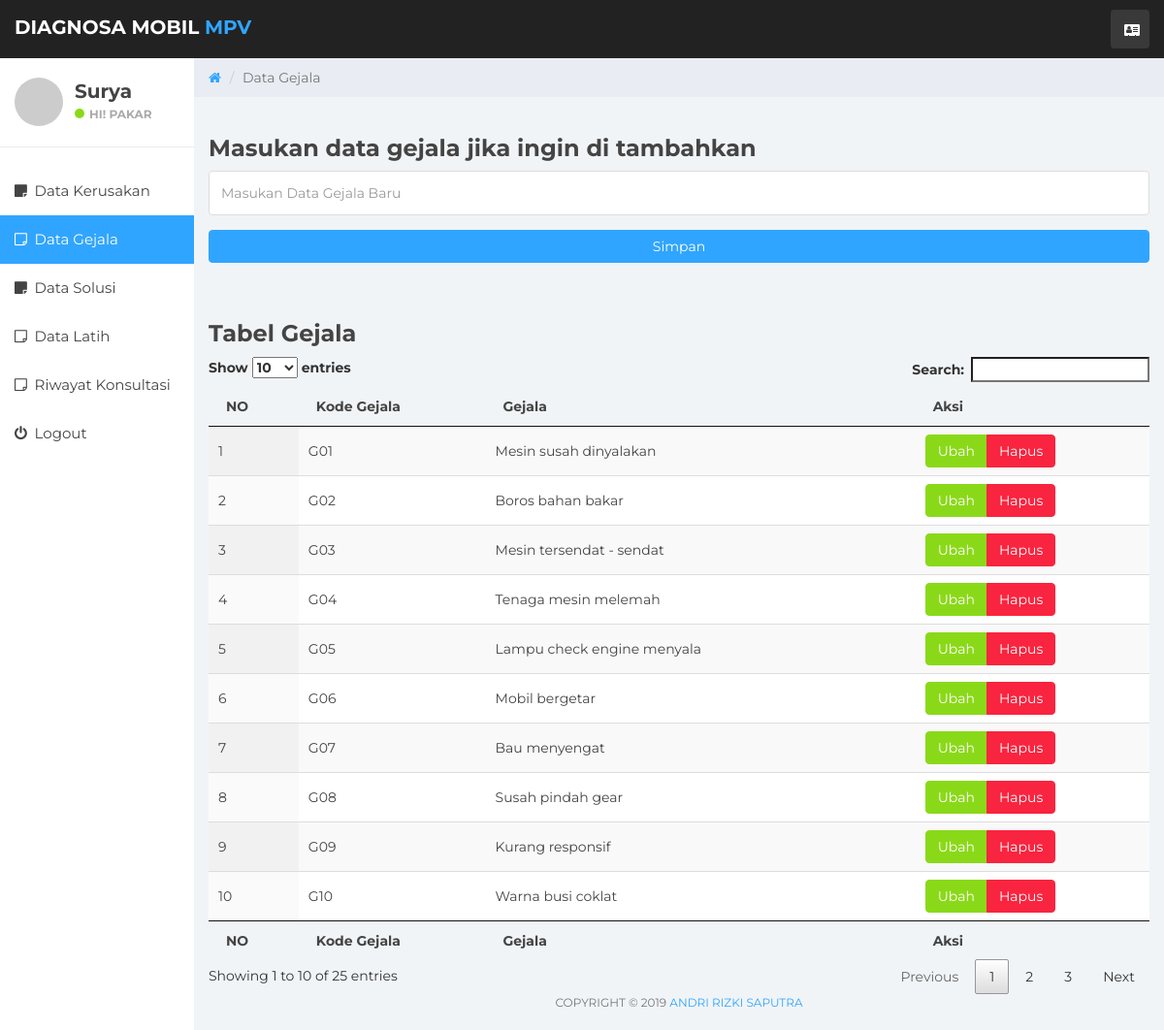
The page /pakar/data_gejala.php (signed in) on the database its author committed.
### tables this page shows
CREATE TABLE `gejala` (
  `no` int(5) NOT NULL,
  `kode_g` varchar(10) NOT NULL,
  `gejala` text NOT NULL
);

### proses/koneksi.php (called while the page is built, shortened)
<?php
class Database
{
	var $host = "localhost";
	var $uname = "root";
	var $pass = "";
	var $db = "db_kerusakan";
	function __construct()
	{
		$this->db = mysqli_connect($this->host, $this->uname, $this->pass, $this->db);
	}
	public function tampil_konsultasi()
	{
		$query = mysqli_query($this->db, "SELECT * FROM gejala");
		$data = array();
		while ($x = mysqli_fetch_array($query)) {
			$data[] = $x;
		}
		return $data;
	}
}
  ?>

### pakar/data_gejala.php (the view, shortened to what this page needs)
<?php
if (empty($_SESSION['username']) || $_SESSION['status'] == '1' || $_SESSION['status'] == '3'){
    echo "<script>alert('Login terlebih dahulu.'); window.location = '../index.php'</script>";
}else
require '../proses/koneksi.php';
$db = new Database();
$gejala = $db->tampil_konsultasi();
 ?>
<!DOCTYPE html>
<html>
<head>
  <link href="../tampilan/css/bootstrap.min.css" rel="stylesheet">
  <link href="../tampilan/css/font-awesome.min.css" rel="stylesheet">
  <link href="../tampilan/css/datepicker3.css" rel="stylesheet">
  <link href="../tampilan/css/styles.css" rel="stylesheet">
  <link href="../tampilan/tables/jquery.dataTables.min.css" rel="stylesheet">
</head>
<body>
<nav class="navbar navbar-custom navbar-fixed-top" role="navigation">
    <div class="container-fluid">
      <div class="navbar-header">
        <a class="navbar-brand" href="#"><b>Diagnosa Mobil <span>MPV</span></a></b>
        <ul class="nav navbar-top-links navbar-right">
          <li class="dropdown">
            <a class="dropdown-toggle count-info" href="profil.php"><em class="fa fa-address-card"></em></a>
          </li>
        </ul>
      </div>
    </div>
  </nav>
  <div id="sidebar-collapse" class="col-sm-3 col-lg-2 sidebar">
    <div class="profile-sidebar">
      <div class="profile-userpic">
        <img src="http://placehold.it/50/30a5ff/fff" class="img-responsive" alt="">
      </div>
      <div class="profile-usertitle">
        <div class="profile-usertitle-name"><b><?php echo $_SESSION['nama']; ?></b></div>
        <div class="profile-usertitle-status"><span class="indicator label-success"></span><b>HI! Pakar</b></div>
      </div>
    </div>
    <ul class="nav menu">
      <li><a href="data_kerusakan.php"><em class="fa fa-sticky-note">&nbsp;</em> Data Kerusakan</a></li>
      <li class="active"><a href="data_gejala.php"><em class="fa fa-sticky-note-o">&nbsp;</em> Data Gejala</a></li>
      <li><a href="data_solusi.php"><em class="fa fa-sticky-note">&nbsp;</em> Data Solusi</a></li>
      <li><a href="data_latih.php"><em class="fa fa-sticky-note-o">&nbsp;</em> Data Latih</a></li>
      <li><a href="riwayat_kerusakan_pengguna.php"><em class="fa fa-sticky-note-o">&nbsp;</em> Riwayat Konsultasi</a></li>
      <li><a href="../proses/proses.php?&logout"><em class="fa fa-power-off">&nbsp;</em> Logout</a></li>
    </ul>
  </div>
  <div class="col-sm-9 col-sm-offset-3 col-lg-10 col-lg-offset-2 main">
    <div class="row">
      <ol class="breadcrumb">
        <li><a href="http://localhost/sistem_pakar/pakar/data.php">
          <em class="fa fa-home"></em>
        </a></li>
        <li class="active">Data Gejala</li>
      </ol>
    </div>
    <div>
        <br>
        <h3><b>Masukan data gejala jika ingin di tambahkan</b></h3>
        <form method="post" action="../proses/proses.php">
        <div class="form-group">
          <input class="form-control" type="text" name="gejala" placeholder="Masukan Data Gejala Baru">
        </div>
        <button class="btn btn-primary btn-block" name="simpan_gejala">Simpan</button>
        <br><br>
        <h3><b>Tabel Gejala</b></h3>
        <table id="gejala" class="display nowrap" style="width:100%">
        <thead>
          <tr>
            <th>NO</th>
            <th>Kode Gejala</th>
            <th>Gejala</th>
            <th>Aksi</th>
          </tr>
        </thead>
        <tbody>
          <?php $i = 1;
          foreach ($gejala as $key => $value) {?>
            <tr>
              <td><?php echo $i; ?></td>
              <td><?php echo $value['kode_g']; ?></td>
              <td><?php echo $value['gejala']; ?></td>
              <td>
                <div class="btn-group">
                  <a  class="btn btn-success" href="edit/edit_gejala.php?no=<?php echo $value['kode_g'] ?>">Ubah</a>
                  <a class="btn btn-danger" href="../proses/proses.php?no=<?php echo $value['kode_g'] ?>&hapus_gejala">Hapus</a>
                </div>
              </td>
            </tr>
          <?php $i++;} ?>
        </tbody>
        <tfoot>
          <tr>
            <th>NO</th>
            <th>Kode Gejala</th>
            <th>Gejala</th>
            <th>Aksi</th>
          </tr>
        </tfoot>
        </table>
        </form>
    </div>
    <div class="col-sm-12">
        <p class="back-link">Copyright © 2019 <a href="http://localhost/sistem_pakar/pakar/data_kerusakan.php">Andri Rizki Saputra</a></p>
    </div>
  </div>
</body>
</html>

### tampilan/css/styles.css (style rules this page uses)
body { background: #f1f4f7; padding-top: 60px; font-size: 14px; color: #444444; font-family: "Montserrat", "Helvetica Neue", Helvetica, Arial, sans-serif; }
p { color: #777; }
a, a:hover, a:focus { color: #30a5ff; }
h1, h2, h3, h4, h5, h6 { color: #444444; }
h3, h4 { font-weight: 300; }
input.form-control { border: 1px solid #ddd; box-shadow: none; height: 46px; }
.navbar-custom { background: #222; height: 60px; }
.navbar-header .navbar-brand { color: #fff; font-size: 20px; text-transform: uppercase; font-weight: 500; height: 60px; padding-top: 18px; }
.navbar-header .navbar-brand span { color: #30a5ff; }
.dropdown { background: rgba(255, 255, 255, 0.1); float: left; margin: 10px 8px; padding: 0px; border-radius: 4px; }
.dropdown a.dropdown-toggle { color: #fff; height: 40px; width: 40px; padding-top: 11px; padding-left: 9px; }
.navbar-top-links li:last-child { margin-right: 15px; }
.dropdown em { margin: 0 5px; }
.btn-primary, .btn-primary:hover, .btn-primary:focus, .btn-primary:active, .btn-primary.active, .open > .dropdown-toggle.btn-primary, .btn-primary.disabled, .btn-primary[disabled], fieldset[disabled] .btn-primary, .btn-primary.disabled:hover, .btn-primary[disabled]:hover, fieldset[disabled] .btn-primary:hover, .btn-primary.disabled:focus, .btn-primary[disabled]:focus, fieldset[disabled] .btn-primary:focus, .btn-primary.disabled:active, .btn-primary[disabled]:active, fieldset[disabled] .btn-primary:active, .btn-primary.disabled.active, .btn-primary[disabled].active, fieldset[disabled] .btn-primary.active { background-color: #30a5ff; border-color: #30a5ff; }
.btn-success, .btn-success:hover, .btn-success:focus, .btn-success:active, .btn-success.active, .open > .dropdown-toggle.btn-success, .btn-success.disabled, .btn-success[disabled], fieldset[disabled] .btn-success, .btn-success.disabled:hover, .btn-success[disabled]:hover, fieldset[disabled] .btn-success:hover, .btn-success.disabled:focus, .btn-success[disabled]:focus, fieldset[disabled] .btn-success:focus, .btn-success.disabled:active, .btn-success[disabled]:active, fieldset[disabled] .btn-success:active, .btn-success.disabled.active, .btn-success[disabled].active, fieldset[disabled] .btn-success.active { background-color: #8ad919; border-color: #8ad919; }
.btn-danger, .btn-danger:hover, .btn-danger:focus, .btn-danger:active, .btn-danger.active, .open > .dropdown-toggle.btn-danger, .btn-danger.disabled, .btn-danger[disabled], fieldset[disabled] .btn-danger, .btn-danger.disabled:hover, .btn-danger[disabled]:hover, fieldset[disabled] .btn-danger:hover, .btn-danger.disabled:focus, .btn-danger[disabled]:focus, fieldset[disabled] .btn-danger:focus, .btn-danger.disabled:active, .btn-danger[disabled]:active, fieldset[disabled] .btn-danger:active, .btn-danger.disabled.active, .btn-danger[disabled].active, fieldset[disabled] .btn-danger.active { background-color: #f9243f; border-color: #f9243f; }
.label-success { background-color: #8ad919; }
.navbar { border: 0; }
.sidebar { display: block; padding: 0; display: none; box-shadow: none; background: #fff; }
.sidebar ul { margin: 20px 0px; }
@media (min-width: 768px) { .sidebar { display: block; position: fixed; top: 60px; bottom: 0; left: 0; z-index: 1000; display: block; margin: 0; padding: 0; overflow-x: hidden; overflow-y: auto; } }
@media (min-width: 768px) { .navbar-header { width: 100%; } }
.sidebar ul.nav .active a, .sidebar ul.nav li.parent a.active, .sidebar ul.nav .active > a:hover, .sidebar ul.nav li.parent a.active:hover, .sidebar ul.nav .active > a:focus, .sidebar ul.nav li.parent a.active:focus { color: #fff; background-color: #30a5ff; }
.sidebar ul.nav li a { height: 50px; font-size: 15px; line-height: 2em; color: #444444; }
.profile-sidebar { padding: 10px 0; border-bottom: 1px solid #e9ecf2; }
.indicator { width: 10px; height: 10px; display: inline-block; border-radius: 9999px; margin-right: 5px; }
.profile-userpic img { float: left; margin: 10px 0px 0px 15px; width: 50px; height: 50px; border-radius: 9999px !important; }
.profile-usertitle { float: left; text-align: left; margin: 10px 0 0 12px; }
.profile-usertitle-name { font-size: 20px; margin-bottom: 0px; }
.profile-usertitle-status { text-transform: uppercase; color: #AAA; font-size: 12px; font-weight: 600; margin-bottom: 15px; }
.breadcrumb { border-radius: 0; padding: 10px 15px 10px 15px; background: #e9ecf2; margin: 0; }
p.back-link { text-align: center; margin-bottom: 20px; font-size: 12px; text-transform: uppercase; }

### rows shown on the page
gejala: kode_g "G01", gejala "Mesin susah dinyalakan"
gejala: kode_g "G02", gejala "Boros bahan bakar"
gejala: kode_g "G03", gejala "Mesin tersendat - sendat"
gejala: kode_g "G04", gejala "Tenaga mesin melemah"
gejala: kode_g "G05", gejala "Lampu check engine menyala"
gejala: kode_g "G06", gejala "Mobil bergetar"
gejala: kode_g "G07", gejala "Bau menyengat"
gejala: kode_g "G08", gejala "Susah pindah gear"
gejala: kode_g "G09", gejala "Kurang responsif"
gejala: kode_g "G10", gejala "Warna busi coklat"

### other values the page prints
$_SESSION['nama'] "Surya"
